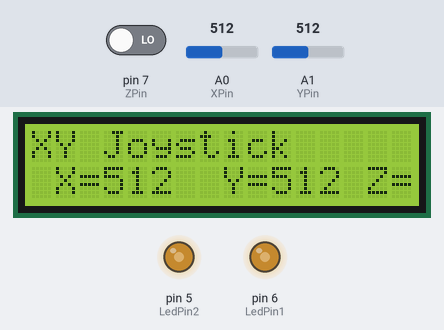
Bench run of a sketch on a simulated Arduino Uno, built with avr-gcc and run on an emulated ATmega328P. Parts: 16×2 character LCD, output pins drawn as LEDs (lit = HIGH). Inputs (shaded band) come from the test bench; at power-on: A0 (XPin) = 512, A1 (YPin) = 512, pin 7 (ZPin) LOW. What the sketch prints to the serial monitor is not drawn.

Above: at 1.2 s.
1.3 s: A0 (XPin) set to 716
At 2.6 s:
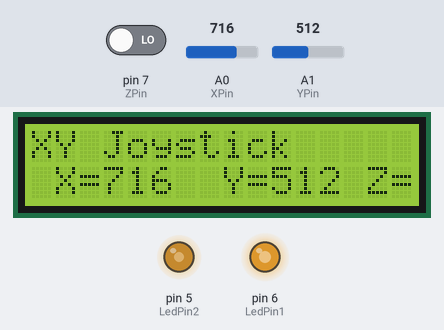
4.3 s: A1 (YPin) set to 0
At 5.1 s:
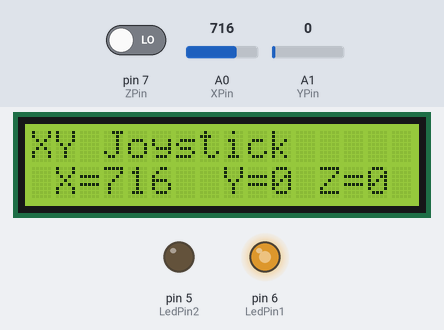
7.3 s: A0 (XPin) set to 1023
At 8.2 s:
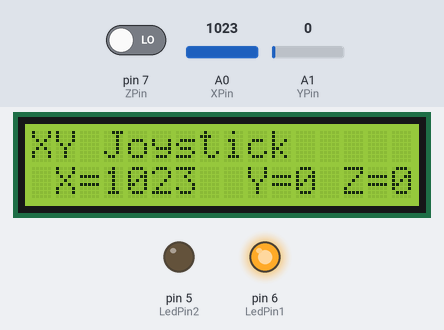
10.3 s: A1 (YPin) set to 122
At 11.4 s:
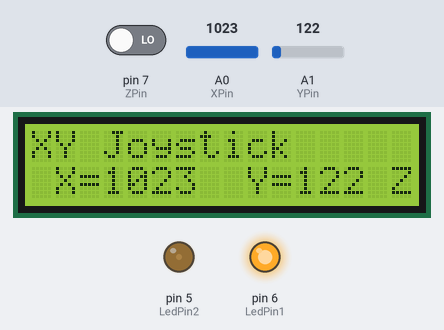
13.3 s: A0 (XPin) set to 1014
At 14.4 s:
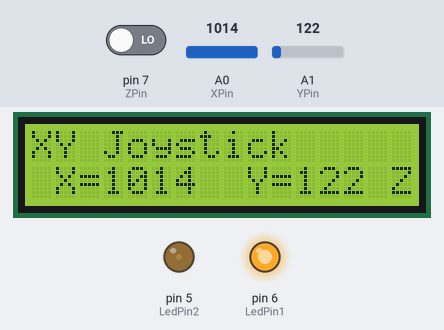
16.3 s: A1 (YPin) set to 1023
At 17.5 s:
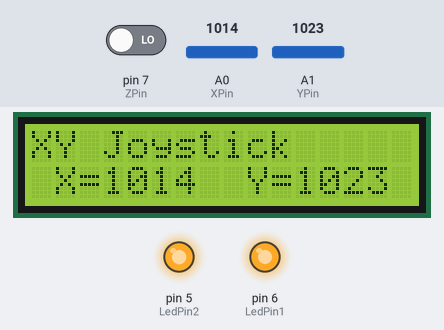
Timing chart, 0 to 19.3 s (numbered marks = the images above; inputs shaded):
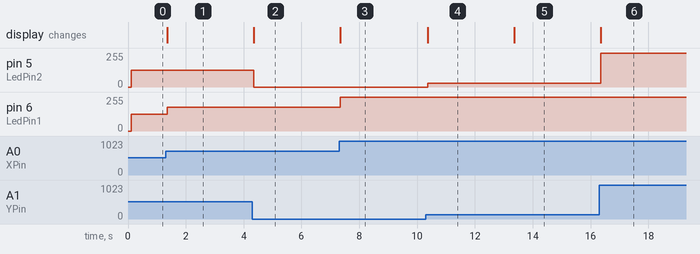

The sketch:

XYJoystick.ino
```cpp
#include <Wire.h>
#include <LiquidCrystal_I2C.h>
#define ZPin 7
#define LedPin1 6
#define LedPin2 5
#define XPin A0
#define YPin A1

LiquidCrystal_I2C lcd(0x27, 16, 2); // set the LCD address to 0x27 for a 16 chars and 2 line display

   int val1 = 0 ;
   int val2 = 0 ;
   int val3 = 0 ;
void setup()
{
pinMode(LedPin1,OUTPUT);//設置數位IO腳模式，OUTPUT為Output
pinMode(LedPin2,OUTPUT);//設置數位IO腳模式，OUTPUT為Output
 pinMode(ZPin,INPUT);//定義digital為輸入介面
 //pinMode(XPin,INPUT);//定義為類比輸入介面
// pinMode(YPin,INPUT);//定義為類比輸入介面


  Serial.begin(9600);//設定串列傳輸速率為9600 }

 // set up the LCD's number of columns and rows:
  lcd.begin(16, 2);
  // Print a message to the LCD.
  lcd.print("XY Joystick");
}
void loop()
{

  // set the cursor to column 0, line 1
  // (note: line 1 is the second row, since counting begins with 0):


   val1=analogRead(XPin);
   val2=analogRead(YPin);
   val3=digitalRead(ZPin);
    Serial.print(val1);
    Serial.print("/");
    Serial.print(val2);
    Serial.print("/");
    Serial.print(val3);
    Serial.print("\n");

      lcd.setCursor(1, 1);
        lcd.print("                 ") ;
       lcd.setCursor(1, 1);
      lcd.print("X=");
       lcd.print(val1);
      // digitalWrite(val1)  ;
      lcd.print("  Y=");
       lcd.print(val2);
      // digitalWrite(val2)  ;
       lcd.print(" Z=");
       lcd.print(val3);

       //-------------
       analogWrite(LedPin1,map(val1,0,1023,0,255)) ;
       analogWrite(LedPin2,map(val2,0,1023,0,255)) ;
         delay(10);


}
```

Measured:
- after the input at 1.3 s, pin 6 (LedPin1): 127/255 → 178/255 after 0.05 s; the display: changes after 0.05 s (image 1)
- after the input at 4.3 s, pin 5 (LedPin2): 127/255 → 0/255 after 0.06 s; the display: changes after 0.06 s (image 2)
- after the input at 7.3 s, pin 6 (LedPin1): 178/255 → 255/255 after 0.05 s; the display: changes after 0.05 s (image 3)
- after the input at 10.3 s, pin 5 (LedPin2): 0/255 → 30/255 after 0.07 s; the display: changes after 0.07 s (image 4)
- after the input at 13.3 s, pin 6 (LedPin1): 255/255 → 252/255 after 0.06 s; the display: changes after 0.06 s (image 5)
- after the input at 16.3 s, pin 5 (LedPin2): 30/255 → 255/255 after 0.05 s; the display: changes after 0.05 s (image 6)
